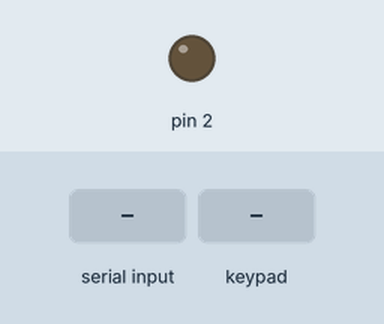
Recording of a sketch running on a simulated Arduino Uno, built with avr-gcc and run on an emulated ATmega328P. Shown: output pins drawn as LEDs (lit = HIGH). Inputs (shaded band) come from the test bench. What the sketch prints to the serial monitor is not drawn.

Above: at 1.2 s.
1.3 s: byte 1 (1) received over Serial
At 2.3 s:
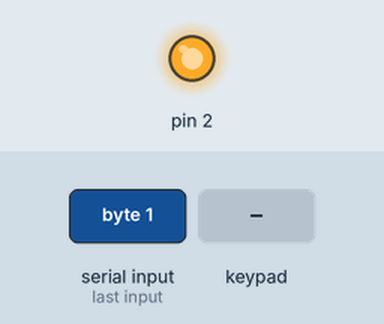
4.3 s: byte 2 (2) received over Serial
At 5.7 s:
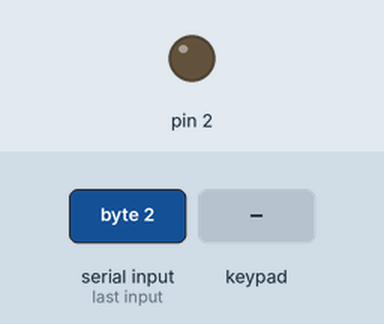
7.3 s: key 'A' pressed
At 8.1 s:
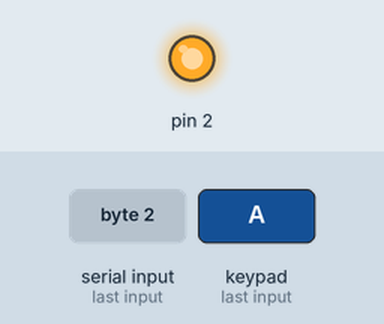
8.8 s: key 'B' pressed
At 9.2 s:
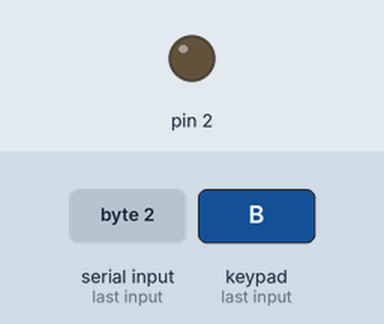
Timing chart, 0 to 11.3 s (numbered marks = the images above; inputs shaded):
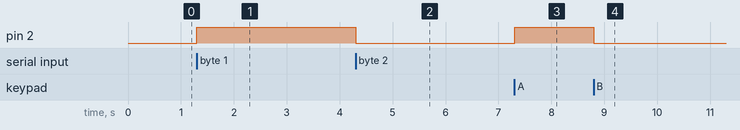

Measured:
- after the input at 1.3 s, pin 2: LOW → HIGH at once
- after the input at 4.3 s, pin 2: HIGH → LOW at once
- after the input at 7.3 s, pin 2: LOW → HIGH at once
- after the input at 8.8 s, pin 2: HIGH → LOW at once

The sketch:

ARD_Gateway.ino
```cpp
#include<Keypad.h>

const byte ROW=4;
const byte COL=4;
char keys[ROW][COL]={
  {'1','2','3','A'},
  {'4','5','6','B'},
  {'7','8','9','C'},
  {'*','0','#','D'}
};


byte rowpins[ROW]={6,7,8,9};
byte colpins[COL]={10,11,12,13};
Keypad k = Keypad(makeKeymap(keys),rowpins,colpins,ROW,COL);

void setup() {
  // put your setup code here, to run once:
Serial.begin(9600);
pinMode(2,OUTPUT);
digitalWrite(2,LOW);

}
char inByte;
char keyy;
void loop() {
  if(Serial.available()){
    // only send data back if data has been sent
inByte = Serial.read();
Serial.println(inByte);
 if(inByte == 1){
    digitalWrite(2,HIGH);
    }
    if(inByte == 2){
    digitalWrite(2,LOW);
    }// read the incoming data

  }
 keyy=k.getKey();

  if(keyy == 'A' ){
    digitalWrite(2,HIGH);
    }

 if(keyy == 'B' ){
    digitalWrite(2,LOW);
    }


}
```
